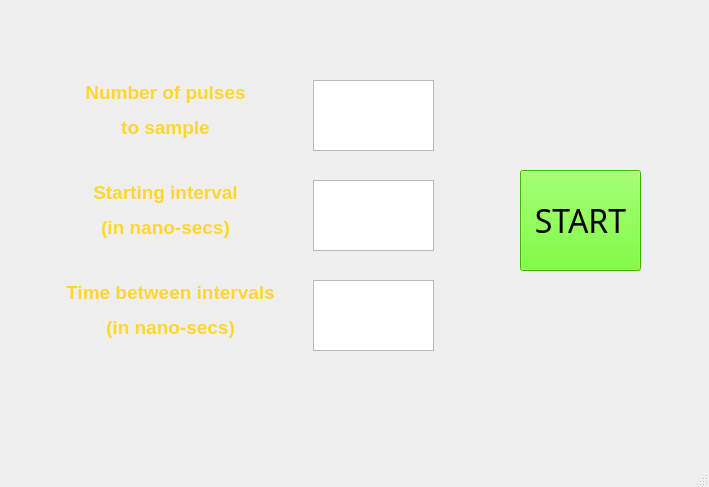
<?xml version="1.0" encoding="UTF-8"?>
<ui version="4.0">
 <class>MainWindow</class>
 <widget class="QMainWindow" name="MainWindow">
  <property name="geometry">
   <rect>
    <x>0</x>
    <y>0</y>
    <width>709</width>
    <height>487</height>
   </rect>
  </property>
  <property name="windowTitle">
   <string>MainWindow</string>
  </property>
  <widget class="QWidget" name="centralwidget">
   <widget class="QLabel" name="label">
    <property name="geometry">
     <rect>
      <x>70</x>
      <y>80</y>
      <width>191</width>
      <height>61</height>
     </rect>
    </property>
    <property name="font">
     <font>
      <family>Arial</family>
      <pointsize>11</pointsize>
      <weight>75</weight>
      <bold>true</bold>
     </font>
    </property>
    <property name="toolTip">
     <string>&lt;html&gt;&lt;head/&gt;&lt;body&gt;&lt;p align=&quot;center&quot;&gt;Enter number of pulses&lt;/p&gt;&lt;p align=&quot;center&quot;&gt;to sample&lt;/p&gt;&lt;/body&gt;&lt;/html&gt;</string>
    </property>
    <property name="styleSheet">
     <string notr="true">color: rgb(255, 214, 46);</string>
    </property>
    <property name="text">
     <string>&lt;html&gt;&lt;head/&gt;&lt;body&gt;&lt;p align=&quot;center&quot;&gt;&lt;span style=&quot; font-size:14pt;&quot;&gt;Number of pulses&lt;/span&gt;&lt;/p&gt;&lt;p align=&quot;center&quot;&gt;&lt;span style=&quot; font-size:14pt;&quot;&gt;to sample&lt;/span&gt;&lt;/p&gt;&lt;/body&gt;&lt;/html&gt;</string>
    </property>
   </widget>
   <widget class="QLabel" name="label_2">
    <property name="geometry">
     <rect>
      <x>70</x>
      <y>180</y>
      <width>191</width>
      <height>61</height>
     </rect>
    </property>
    <property name="font">
     <font>
      <family>Arial</family>
      <pointsize>11</pointsize>
      <weight>75</weight>
      <bold>true</bold>
     </font>
    </property>
    <property name="styleSheet">
     <string notr="true">color: rgb(255, 214, 46);</string>
    </property>
    <property name="text">
     <string>&lt;html&gt;&lt;head/&gt;&lt;body&gt;&lt;p align=&quot;center&quot;&gt;&lt;span style=&quot; font-size:14pt;&quot;&gt;Starting interval&lt;/span&gt;&lt;/p&gt;&lt;p align=&quot;center&quot;&gt;&lt;span style=&quot; font-size:14pt;&quot;&gt;(in nano-secs)&lt;/span&gt;&lt;/p&gt;&lt;/body&gt;&lt;/html&gt;</string>
    </property>
   </widget>
   <widget class="QLabel" name="label_3">
    <property name="geometry">
     <rect>
      <x>60</x>
      <y>280</y>
      <width>221</width>
      <height>61</height>
     </rect>
    </property>
    <property name="font">
     <font>
      <family>Arial</family>
      <pointsize>11</pointsize>
      <weight>75</weight>
      <bold>true</bold>
     </font>
    </property>
    <property name="styleSheet">
     <string notr="true">color: rgb(255, 214, 46);</string>
    </property>
    <property name="text">
     <string>&lt;html&gt;&lt;head/&gt;&lt;body&gt;&lt;p align=&quot;center&quot;&gt;&lt;span style=&quot; font-size:14pt;&quot;&gt;Time between intervals&lt;/span&gt;&lt;/p&gt;&lt;p align=&quot;center&quot;&gt;&lt;span style=&quot; font-size:14pt;&quot;&gt;(in nano-secs)&lt;/span&gt;&lt;/p&gt;&lt;/body&gt;&lt;/html&gt;</string>
    </property>
   </widget>
   <widget class="QPushButton" name="pushButton">
    <property name="geometry">
     <rect>
      <x>520</x>
      <y>170</y>
      <width>121</width>
      <height>101</height>
     </rect>
    </property>
    <property name="font">
     <font>
      <family>MS Gothic</family>
      <pointsize>24</pointsize>
      <weight>50</weight>
      <italic>false</italic>
      <bold>false</bold>
     </font>
    </property>
    <property name="autoFillBackground">
     <bool>false</bool>
    </property>
    <property name="styleSheet">
     <string notr="true">gridline-color: rgb(85, 170, 255);
background-color: rgb(255, 170, 0);
background-color: rgb(255, 170, 0);
background-color: rgb(85, 255, 0);
selection-background-color: rgb(170, 0, 0);</string>
    </property>
    <property name="text">
     <string>START</string>
    </property>
    <property name="checkable">
     <bool>false</bool>
    </property>
   </widget>
   <widget class="QPlainTextEdit" name="plainTextEdit">
    <property name="geometry">
     <rect>
      <x>313</x>
      <y>80</y>
      <width>121</width>
      <height>71</height>
     </rect>
    </property>
    <property name="font">
     <font>
      <pointsize>18</pointsize>
     </font>
    </property>
   </widget>
   <widget class="QPlainTextEdit" name="plainTextEdit_2">
    <property name="geometry">
     <rect>
      <x>313</x>
      <y>180</y>
      <width>121</width>
      <height>71</height>
     </rect>
    </property>
    <property name="font">
     <font>
      <pointsize>18</pointsize>
     </font>
    </property>
   </widget>
   <widget class="QPlainTextEdit" name="plainTextEdit_3">
    <property name="geometry">
     <rect>
      <x>313</x>
      <y>280</y>
      <width>121</width>
      <height>71</height>
     </rect>
    </property>
    <property name="font">
     <font>
      <pointsize>18</pointsize>
     </font>
    </property>
   </widget>
   <widget class="QLabel" name="label_5">
    <property name="geometry">
     <rect>
      <x>-10</x>
      <y>-10</y>
      <width>721</width>
      <height>461</height>
     </rect>
    </property>
    <property name="styleSheet">
     <string notr="true">image:(&quot;C:\Users\ishaa\Desktop\spi_test\image-removebg-preview (9).png&quot;)</string>
    </property>
    <property name="text">
     <string/>
    </property>
    <property name="pixmap">
     <pixmap>brown-wooden-textured-flooring-background.jpg</pixmap>
    </property>
    <property name="scaledContents">
     <bool>true</bool>
    </property>
   </widget>
   <zorder>label_5</zorder>
   <zorder>label</zorder>
   <zorder>label_2</zorder>
   <zorder>label_3</zorder>
   <zorder>pushButton</zorder>
   <zorder>plainTextEdit</zorder>
   <zorder>plainTextEdit_2</zorder>
   <zorder>plainTextEdit_3</zorder>
  </widget>
  <widget class="QMenuBar" name="menubar">
   <property name="geometry">
    <rect>
     <x>0</x>
     <y>0</y>
     <width>709</width>
     <height>21</height>
    </rect>
   </property>
  </widget>
  <widget class="QStatusBar" name="statusbar"/>
 </widget>
 <resources/>
 <connections/>
</ui>
